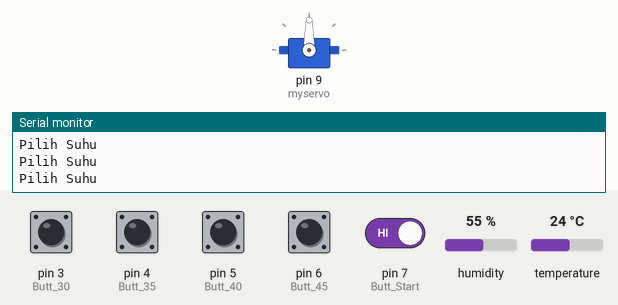
Simulated run of this sketch. Board: Arduino Uno, built with avr-gcc and run on an emulated ATmega328P. Shown: servo, the last lines printed to the serial monitor. The test bench sets the inputs (shaded band); at power-on: pin 3 (Butt_30), pin 4 (Butt_35), pin 5 (Butt_40), pin 6 (Butt_45), pin 7 (Butt_Start) HIGH, humidity 55 %, temperature 24 °C.

Above: at 2.8 s.
2.9 s: pin 3 (Butt_30) pulled LOW for 1.2 s
5.6 s: pin 3 (Butt_30) driven LOW and pin 7 (Butt_Start) driven LOW
At 8.8 s:
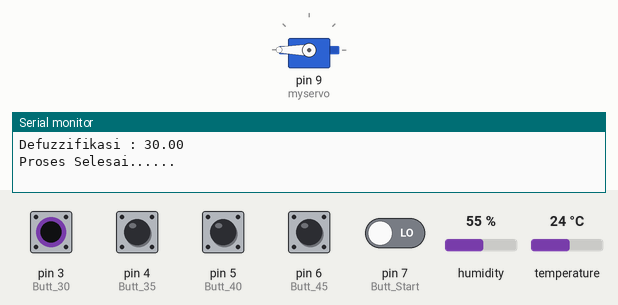
At 15.1 s:
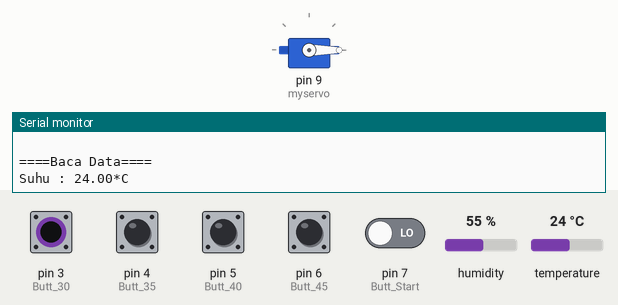
Timing chart, 0 to 17.9 s (numbered marks = the images above; inputs shaded):
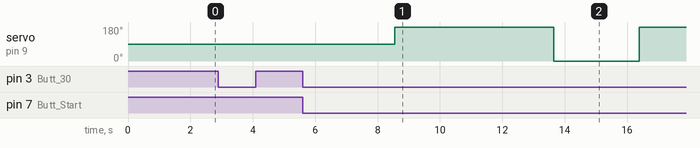

The sketch:

Coba_Fuzzy.ino.ino
```cpp
#include "DHT.h"
#include <Servo.h>

#define DHTTYPE DHT11
#define DHTPIN 2       //Pin Sensor DHT11
Servo myservo;

DHT dht(DHTPIN, DHTTYPE);


float error;
float Derror;
float M_dingin, M_normal, M_panas;
float D_dingin, D_normal, D_panas;
float rule1, rule2, rule3, rule4, rule5, rule6, rule7, rule8, rule9;
float S, N, F;
float HS, HN, HF;
float MoM;
float error_1;
float Sp;

int Butt_30 = 3;
int Butt_35 = 4;
int Butt_40 = 5;
int Butt_45 = 6;
int Butt_Start = 7;

int Butt_State30 = 0;
int Butt_State35 = 0;
int Butt_State40 = 0;
int Butt_State45 = 0;
int Butt_StateStart = 0;

boolean dingin = false;
boolean normal = false;
boolean panas = false;
boolean Ddingin = false;
boolean Dnormal = false;
boolean Dpanas= false;


void setup() {

   pinMode(Butt_30, INPUT_PULLUP);
   pinMode(Butt_35, INPUT_PULLUP);
   pinMode(Butt_40, INPUT_PULLUP);
   pinMode(Butt_45, INPUT_PULLUP);
   pinMode(Butt_Start, INPUT_PULLUP);

   Serial.begin(9600);
   myservo.attach(9);
   dht.begin();
}

void loop() {

  Butt_State30 = digitalRead (Butt_30);
  Butt_State35 = digitalRead (Butt_35);
  Butt_State40 = digitalRead (Butt_40);
  Butt_State45 = digitalRead (Butt_45);
  Butt_StateStart = digitalRead (Butt_Start);

if (Butt_State30 == LOW){
  Sp = 30;
  if (Butt_StateStart == LOW){
    bacasuhu();
    fuzzyfikasi();
    defuzzyfikasi();
  }
  else {
    Serial.println ("Tekan Start");
    delay (1000);
  }
}

else if (Butt_State35 == LOW){
  Sp = 35;
  if (Butt_StateStart == LOW){
    bacasuhu();
    fuzzyfikasi();
    defuzzyfikasi();
  }
  else {
    Serial.println ("Tekan Start");
    delay (1000);
  }
}

else if (Butt_State40 == LOW){
  Sp = 40;
  if (Butt_StateStart == LOW){
    bacasuhu();
    fuzzyfikasi();
    defuzzyfikasi();
  }
  else {
    Serial.println ("Tekan Start");
    delay (1000);
  }
}

else if (Butt_State45 == LOW){
  Sp = 45;
  if (Butt_StateStart == LOW){
    bacasuhu ();
    fuzzyfikasi();
    defuzzyfikasi();
  }
  else {
    Serial.println ("Tekan Start");
    delay (1000);
  }
}

else {
  Serial.println ("Pilih Suhu");
  delay(1000);
  }
}

void bacasuhu(){

   delay(1000);
   float C = dht.readTemperature();
   error_1 = error;
   error = C-Sp ;
   Derror = error - error_1;

   Serial.println("====Baca Data====");
   Serial.print("Suhu : ");
   Serial.print(C);
   Serial.println("*C");
   delay(1000);
   Serial.print("error :");
   Serial.println(error);
   Serial.print("Derror : ");
   Serial.println(Derror);
}

void fuzzyfikasi (){
  //=====================//error//=========================
//***Label dingin***
if (error == -0.75){
  M_dingin = 1 ;
  dingin = true;
}
else if (error >=-1.5 && error <-0.75){
  M_dingin=(error - (-1.5))/( (-0.75) - (-1.5));
  dingin=true;
}
else if (error >-0.75 && error <=0){
  M_dingin=(0-(error))/(0-(-0.75));
  dingin=true;
}
else if (error < -1.5){
  M_dingin = 1;
  dingin = true;
}

//***Label Normal***
if (error == 0){
  M_normal = 1 ;
  normal = true;
}
else if (error >=-0.75 && error <0){
  M_normal=(error - (-0.75))/(0 - (-0.75));
  normal=true;
}
else if (error >0 && error <=0.75){
  M_normal=(0-(error))/(0.75-0);
  normal=true;
}

//***Label Panas***
if (error == 0.75){
  M_panas = 1 ;
  panas = true;
}
else if (error >=0 && error <0.75){
  M_panas=(error - 0)/(0.75-0);
  panas=true;
}
else if (error >0.75 && error <=1.5){
  M_panas=(1.5 -(error))/(1.5 - 0.75);
  panas=true;
}
else if (error > 1.5){
  M_panas = 1;
  panas = true;
}
//=====================//Derror//=========================
//***Label dingin***
if (Derror == -0.75){
  D_dingin = 1 ;
  Ddingin = true;
}
else if (Derror >=-1.5 && Derror <-0.75){
  D_dingin=(Derror - (-1.5))/( (-0.75) - (-1.5));
  Ddingin=true;
}
else if (Derror >-0.75 && Derror <=0){
  D_dingin=(0-(Derror))/(0-(-0.75));
  Ddingin=true;
}
else if (Derror <-1.5){
  D_dingin = 1;
  Ddingin = true;
}


//***Label Normal***
if (Derror == 0){
  D_normal = 1 ;
  Dnormal = true;
}
else if (Derror >= -0.75 && Derror <0){
  D_normal=(Derror - (-0.75))/(0 - (-0.75));
  Dnormal=true;
}
else if (Derror >0 && Derror <=0.75){
  D_normal=(0-(Derror))/(0.75-0);
  Dnormal=true;
}

//***Label Panas***
if (Derror == 0.75){
  D_panas = 1 ;
  Dpanas = true;
}
else if (Derror >=0 && Derror <0.75){
 D_panas=(Derror - 0)/(0.75-0);
  Dpanas=true;
}
else if (Derror >0.75 && Derror <=1.5){
  D_panas=(1.5 -(Derror))/(1.5 - 0.75);
  Dpanas=true;
}
else if (Derror > 1.5){
  D_panas = 1;
  Dpanas = true;
}
delay(100);
Serial.println("======Error======");
Serial.print("M_dingin : ");
Serial.println(M_dingin);
Serial.print("M_normal : ");
Serial.println(M_normal);
Serial.print("M_panas : ");
Serial.println(M_panas);
delay(100);

Serial.println("===Derror===");
Serial.print("D_dingin : ");
Serial.println(D_dingin);
Serial.print("D_normal : ");
Serial.println(D_normal);
Serial.print("D_panas : ");
Serial.println(D_panas);
delay(100);
}

void defuzzyfikasi(){
//===========Tabel Rule=============
Serial.println("===Inference Rule & Implikasi Min===");
if (dingin==true && Ddingin==true){
  rule1=min(M_dingin, D_dingin);
  Serial.print("rule1 : ");
  Serial.println(rule1);
  delay(100);
}
if (dingin==true && Dnormal==true){
  rule2=min(M_dingin, D_normal);
  Serial.print("rule2 : ");
  Serial.println(rule2);
  delay(100);
}
if (dingin==true && Dpanas==true){
  rule3=min(M_dingin, D_panas);
  Serial.print("rule3 : ");
  Serial.println(rule3);
  delay(100);
}
if (normal==true && Ddingin==true){
  rule4=min(M_normal, D_dingin);
  Serial.print("rule4 : ");
  Serial.println(rule4);
  delay(100);
}
if (normal==true && Dnormal==true){
  rule5=min(M_normal, D_normal);
  Serial.print("rule5 : ");
  Serial.println(rule5);
  delay(100);
}
if (normal==true && Dpanas==true){
  rule6=min(M_normal, D_panas);
  Serial.print("rule6 : ");
  Serial.println(rule6);
  delay(100);
}
if (panas==true && Ddingin==true){
  rule7=min(M_panas, D_dingin);
  Serial.print("rule7 : ");
  Serial.println(rule7);
  delay(100);
}
if (panas==true && Dnormal==true){
  rule8=min(M_panas, D_normal);
  Serial.print("rule8 : ");
  Serial.println(rule8);
  delay(100);
}
if (panas==true && Dpanas==true){
  rule9=min(M_panas, D_panas);
  Serial.print("rule9 : ");
  Serial.println(rule9);
  delay(100);
}


Serial.println("   ");
Serial.println("===Fungsi Implikasi Max===");
S= max(rule1, rule2);
N= max(max(rule3, rule4), rule7);
F= max(max(rule5, rule6), max(rule8, rule9));

Serial.print("Fast  : ");
Serial.println(F);
Serial.print("Normal: ");
Serial.println(N);
Serial.print("Slow  : ");
Serial.println(S);
delay(100);

Serial.println("=====Hasil Defuzzifikasi=====");
Serial.print("Defuzzifikasi : ");
MoM = max(max(S, N), F);

if (MoM==S){
  MoM=30;
  HS=30;
  myservo.write(180);
  Serial.println(HS);
  delay(100);
}
if (MoM==N){
  MoM=15;
  HN=15;
  myservo.write(90);
  Serial.println(HN);
  delay(100);
}
if (MoM==F){
  MoM=0;
  HF=0;
  myservo.write(HF);
  Serial.println(HF);
  delay(100);
}

//======Selesai======
Serial.println("Proses Selesai......");
Serial.println("   ");
delay(5000);
myservo.write(0);
}
```

Measured:
- after the input at 5.6 s, servo on pin 9 (myservo): 90° → 180° after 2.9 s, → 0° 5.1 s later, → 180° 2.7 s later
